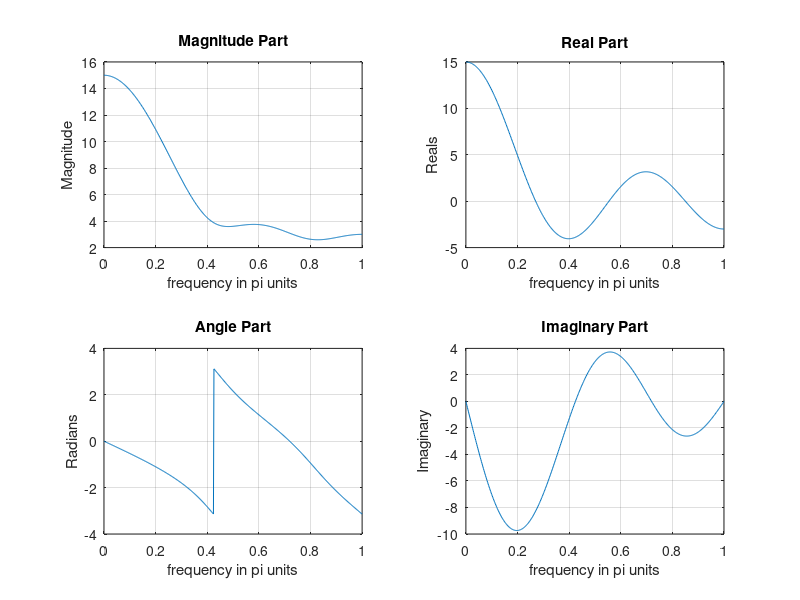

The MATLAB script that drew this image:
clc;clear all; close all;
n=-1:3;x= 1:5;k= 0:500;w=(pi/500)*k;
X=x*(exp(-j*pi/500)).^(n'*k);
magX= abs(X); angX= angle(X);realX=real(X);imagX= imag(X);
subplot(2,2,1);plot(k/500,magX);grid
xlabel('frequency in pi units'); title ('Magnitude Part'); ylabel('Magnitude')
subplot(2,2,3);plot(k/500,angX) ; grid
xlabel('frequency in pi units'); title ('Angle Part'); ylabel('Radians')
subplot(2,2,2);plot(k/500,realX) ; grid
xlabel('frequency in pi units'); title ('Real Part'); ylabel('Reals');
subplot(2,2,4);plot(k/500,imagX) ; grid
xlabel('frequency in pi units'); title ('Imaginary Part'); ylabel('Imaginary')
